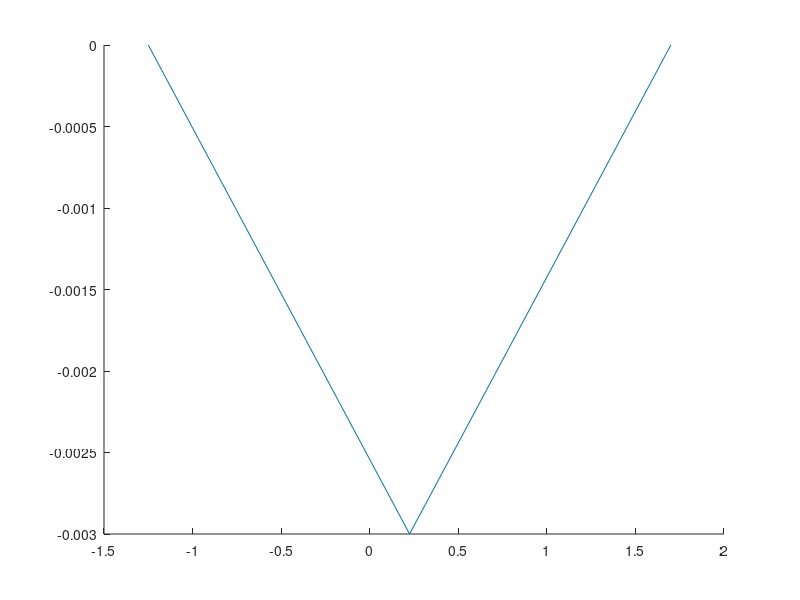

The MATLAB script that drew this image: (Note: this script raises an error after producing the figure.)
clc
clear all
close all

% berechne durchbiegung

x = [-1.25, 0.225, 1.7];
y = [0, -3/1000, 0];

hold on
plot(x,y)

messpunkte = readtable("LogISEL_LogUSS_LogLC\20220426_Zylinder 1 cm Versatz\20220426_1020_L474W90Q30.0H94G2_C.xlsx");
korrekturWert = NaN(length(messpunkte.xPosition),1);

messpunkte.xPosition = messpunkte.xPosition./1000;

for i = 1:length(messpunkte.xPosition)
korrekturWert(i) = 0.00137891410514220 * messpunkte.xPosition(i)^2 ...
    -0.000620511347313991 * messpunkte.xPosition(i)	...
    -0.00293019247342718;
end

plot(messpunkte.xPosition,korrekturWert)

korrekturTabelle = table;
korrekturTabelle.correctDeflection = korrekturWert;

writetable(korrekturTabelle,'korrekturTabelle.xlsx')